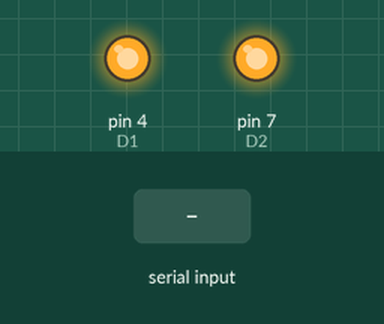
Simulated run of this sketch. Board: Arduino Uno, built with avr-gcc and run on an emulated ATmega328P. Parts: output pins drawn as LEDs (lit = HIGH). Inputs (shaded band) come from the test bench. Pins used as bus, display or sensor lines are not drawn.

Above: at 4.4 s.
4.5 s: "x" received over Serial
At 5.6 s:
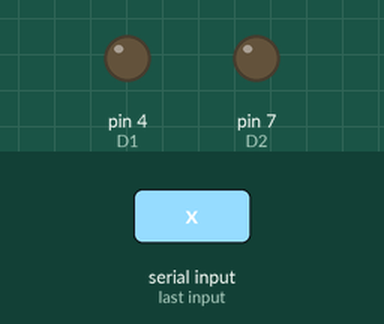
6.0 s: "d" received over Serial
At 6.7 s:
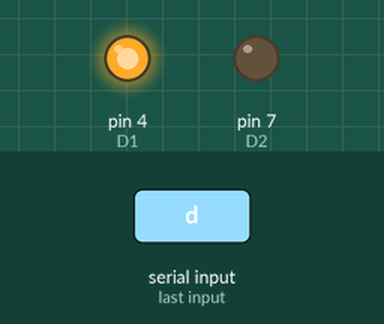
7.5 s: "a" received over Serial
At 7.9 s:
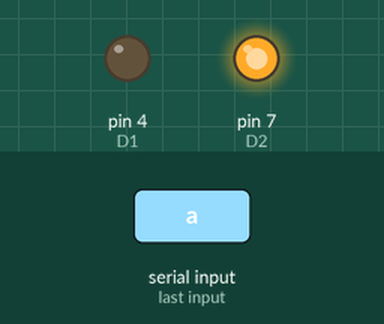
9.0 s: "w" received over Serial
At 10.2 s:
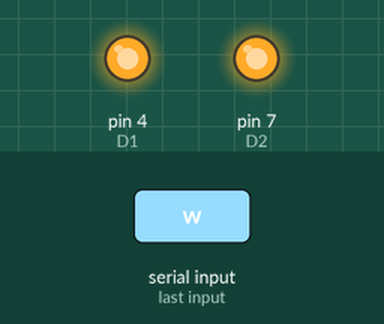
Timing chart, 0 to 11.5 s (numbered marks = the images above; inputs shaded):
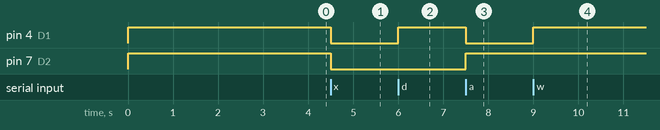

Measured:
- after the input at 4.5 s, pin 4 (D1), pin 7 (D2): HIGH → LOW at once
- after the input at 6.0 s, pin 4 (D1): LOW → HIGH at once
- after the input at 7.5 s, pin 4 (D1): HIGH → LOW at once; pin 7 (D2): LOW → HIGH at once
- after the input at 9.0 s, pin 4 (D1): LOW → HIGH at once

The sketch:

car_motor.ino
```cpp
/**
 * This makes the car move, can be controlled with the keyboard
 */

////////////////////
//Initialize pins //
////////////////////

int S1 = 5; // PWM1 Controls speed
int D1 = 4; // Direction 1  IN Controls Distance
int S2 = 6; // PWM2    EN Controls speed
int D2 = 7; // Direction 2 Controls Distance
int MAX_SPEED = 255; // Max speed
int default_speed = 100; // Default speed for debugging purposes


void setup() {
	// put your setup code here, to run once:
	pinMode(D1, OUTPUT);
	pinMode(D2, OUTPUT);
	/*pinMode(S1, OUTPUT);
		pinMode(S2, OUTPUT);*/
	Serial.begin(9600);
}

void loop() {
	// put your main code here, to run repeatedly:
	go_forward(default_speed);        // Testing going forward for 1.5 seconds
	delay(1500);
	stop();
	delay(2000);
	char val;
	while (1) {
		val = Serial.read();
		if (val != -1) {
			switch (val) {
			case 'w':
				go_forward(default_speed);
				break;
			case 'x':
				go_backward(default_speed);
				break;
			case 'd':
				turn_right(default_speed);
				break;
			case 'a':
				turn_left(default_speed);
				break;
			case 's':
				stop();
				break;
			}
		}
	}
}

/**
 * Makes the car move foward given the speed in int.
 * @param  {int} int speed         input speed
 */
void go_forward(int speed) {
	motor1(speed, true);
	motor2(speed, true);
}

/**
 * Stops the car from moving
 */
void stop() {
	motor1(0, true);
	motor2(0, true);
}
/**
 * Makes the car move backward in the given speed
 * @param  {int} speed         given speed
 */
void go_backward(int speed) {
	motor1(speed, false);
	motor2(speed, false);
}
/**
 * Turns the card right in the given speed
 * @param  {int} int speed         input speed
 */
void turn_right(int speed) {
	motor1(speed, true);
	motor2(speed, false);
}
/**
 * Turns the car left in the given speed
 * @param  {int} int speed         input speed
 */
void turn_left(int speed) {
	motor1(speed, false);
	motor2(speed, true);
}


/**
 * Moves the left motor from given speed and direction.
 * boolean determines the direction of the rotation
 * @param  {[int]} int     speed           input speed
 * @param  {boolean} boolean reverse       rotation direction
 */
void motor1(int speed, boolean forward) {
	analogWrite(S1, speed);
	if (forward)
		digitalWrite(D1, HIGH);
	else
		digitalWrite(D1, LOW);
}
/**
 * Moves the right motor from given speed and direction
 * @param  {int} int speed         	   	   rotation speed
 * @param  {boolean} boolean reverse       rotation direction, true for reverse
 */
void motor2(int speed, boolean reverse) {
	analogWrite(S2, speed);
	if (reverse)
		digitalWrite(D2, HIGH);
	else
		digitalWrite(D2, LOW);
}

void turn_degrees(int degrees){

}
```
